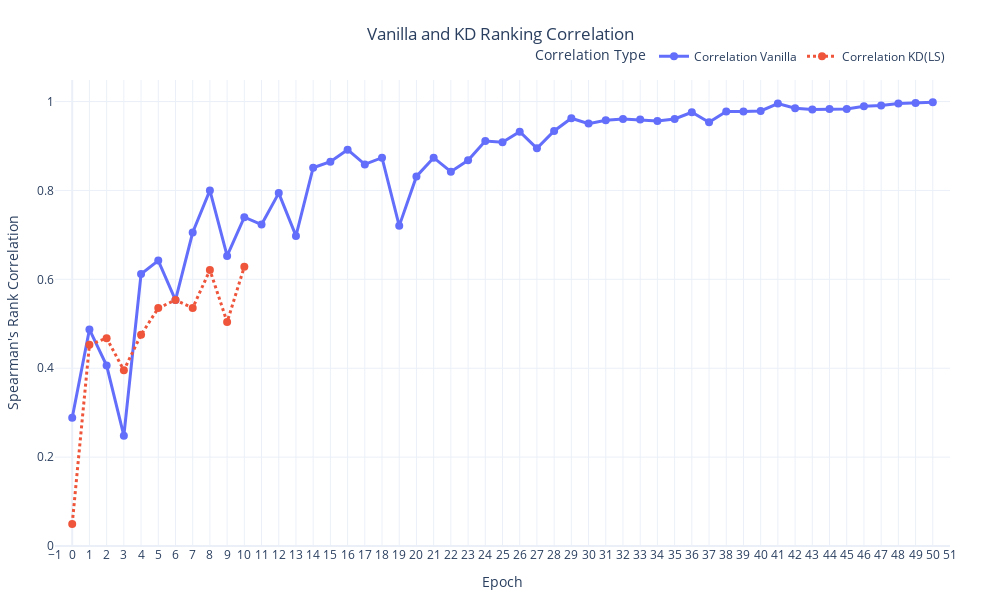

Source (notebook cell):
### Code cell
# Parameters
test_column = 'Correlation KD(LS)'
#n_epochs = 20

# Create dataframes
df = pd.DataFrame(list(corr_epochs["correlation_vanilla"].items()), columns=['Epoch', 'Correlation Vanilla'])
df_slope = pd.DataFrame(list(corr_epochs["correlation_kd"].items()), columns=['Epoch', test_column])

# Merge dataframes
df = pd.merge(df, df_slope, on="Epoch")

# Introduce NaNs for data after n_epochs+1
df.loc[n_epochs+1:, test_column] = np.nan

# Melt dataframe for Plotly
df_melted = df.melt(id_vars='Epoch', value_vars=['Correlation Vanilla', test_column], 
                    var_name='Type', value_name='Value')

# Create the plot
fig = px.line(df_melted, x='Epoch', y='Value', color='Type', 
              title='Vanilla and KD Ranking Correlation for the First 20 Epochs with 120 Models',
              labels={"Value": "Spearman's Rank Correlation"},
              line_dash="Type",  # Different line styles for different types
              markers=True,  # Add markers to the lines
              template="plotly_white",  # A clean, professional template
              width=1000, height=600)

# Update trace settings
fig.update_traces(line=dict(width=3), marker=dict(size=8))

# Update layout settings
fig.update_layout(
    title={'text': 'Vanilla and KD Ranking Correlation', 'x':0.5, 'xanchor': 'center'},
    yaxis=dict(range=[0.0, df_melted['Value'].max()+0.05], showgrid=True),
    xaxis=dict(tickmode='linear', dtick=1, showgrid=True, range=[-1, 51]),
    legend=dict(title='Correlation Type', orientation="h", yanchor="bottom", y=1.02, xanchor="right", x=1),
    margin=dict(l=50, r=50, t=80, b=50)
)

# Display the plot
fig.show()

### Figure 1 — Plotly figure (JSON) as saved in the notebook; plotly's stock layout.template omitted (floating-point values rounded to 4 significant figures)
{"data": [{"hovertemplate": "Type=Correlation Vanilla<br>Epoch=%{x}<br>Spearman's Rank Correlation=%{y}<extra></extra>", "legendgroup": "Correlation Vanilla", "line": {"color": "#636efa", "dash": "solid", "width": 3}, "marker": {"size": 8, "symbol": "circle"}, "mode": "lines+markers", "name": "Correlation Vanilla", "orientation": "v", "showlegend": true, "type": "scatter", "x": [0, 1, 2, 3, 4, 5, 6, 7, 8, 9, 10, 11, 12, 13, 14, 15, 16, 17, 18, 19, 20, 21, 22, 23, 24, 25, 26, 27, 28, 29, 30, 31, 32, 33, 34, 35, 36, 37, 38, 39, 40, 41, 42, 43, 44, 45, 46, 47, 48, 49, 50], "xaxis": "x", "y": [0.2887, 0.4872, 0.406, 0.2481, 0.612, 0.6421, 0.5534, 0.7053, 0.8, 0.6526, 0.7398, 0.7233, 0.794, 0.6977, 0.8511, 0.8647, 0.8917, 0.8586, 0.8737, 0.7203, 0.8316, 0.8737, 0.8421, 0.8677, 0.9113, 0.9083, 0.9323, 0.8947, 0.9338, 0.9624, 0.9504, 0.9579, 0.9609, 0.9594, 0.9564, 0.9609, 0.9759, 0.9534, 0.9774, 0.9774, 0.9789, 0.9955, 0.985, 0.982, 0.9835, 0.9835, 0.9895, 0.991, 0.9955, 0.997, 0.9985], "yaxis": "y"}, {"hovertemplate": "Type=Correlation KD(LS)<br>Epoch=%{x}<br>Spearman's Rank Correlation=%{y}<extra></extra>", "legendgroup": "Correlation KD(LS)", "line": {"color": "#EF553B", "dash": "dot", "width": 3}, "marker": {"size": 8, "symbol": "circle"}, "mode": "lines+markers", "name": "Correlation KD(LS)", "orientation": "v", "showlegend": true, "type": "scatter", "x": [0, 1, 2, 3, 4, 5, 6, 7, 8, 9, 10, 11, 12, 13, 14, 15, 16, 17, 18, 19, 20, 21, 22, 23, 24, 25, 26, 27, 28, 29, 30, 31, 32, 33, 34, 35, 36, 37, 38, 39, 40, 41, 42, 43, 44, 45, 46, 47, 48, 49, 50], "xaxis": "x", "y": [0.04962, 0.4526, 0.4677, 0.3955, 0.4752, 0.5353, 0.5534, 0.5353, 0.6211, 0.5038, 0.6286, null, null, null, null, null, null, null, null, null, null, null, null, null, null, null, null, null, null, null, null, null, null, null, null, null, null, null, null, null, null, null, null, null, null, null, null, null, null, null, null], "yaxis": "y"}], "layout": {"height": 600, "legend": {"orientation": "h", "title": {"text": "Correlation Type"}, "tracegroupgap": 0, "x": 1, "xanchor": "right", "y": 1.02, "yanchor": "bottom"}, "margin": {"b": 50, "l": 50, "r": 50, "t": 80}, "title": {"text": "Vanilla and KD Ranking Correlation", "x": 0.5, "xanchor": "center"}, "width": 1000, "xaxis": {"anchor": "y", "domain": [0, 1], "dtick": 1, "range": [-1, 51], "showgrid": true, "tickmode": "linear", "title": {"text": "Epoch"}, "type": "linear"}, "yaxis": {"anchor": "x", "domain": [0, 1], "range": [0, 1.048], "showgrid": true, "title": {"text": "Spearman's Rank Correlation"}, "type": "linear"}}}
